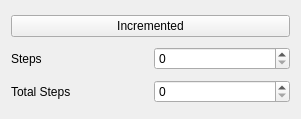
<?xml version="1.0" encoding="UTF-8"?>
<ui version="4.0">
 <class>Widget</class>
 <widget class="QWidget" name="Widget">
  <property name="geometry">
   <rect>
    <x>0</x>
    <y>0</y>
    <width>301</width>
    <height>119</height>
   </rect>
  </property>
  <property name="windowTitle">
   <string>Widget</string>
  </property>
  <layout class="QGridLayout" name="gridLayout">
   <item row="0" column="0" colspan="2">
    <widget class="QPushButton" name="pushButton">
     <property name="text">
      <string>Incremented</string>
     </property>
    </widget>
   </item>
   <item row="1" column="0">
    <widget class="QLabel" name="label_2">
     <property name="text">
      <string>Steps</string>
     </property>
    </widget>
   </item>
   <item row="1" column="1">
    <widget class="QSpinBox" name="spinBox"/>
   </item>
   <item row="2" column="0">
    <widget class="QLabel" name="label_3">
     <property name="text">
      <string>Total Steps</string>
     </property>
    </widget>
   </item>
   <item row="2" column="1">
    <widget class="QSpinBox" name="spinBox_2"/>
   </item>
  </layout>
 </widget>
 <resources/>
 <connections/>
</ui>
